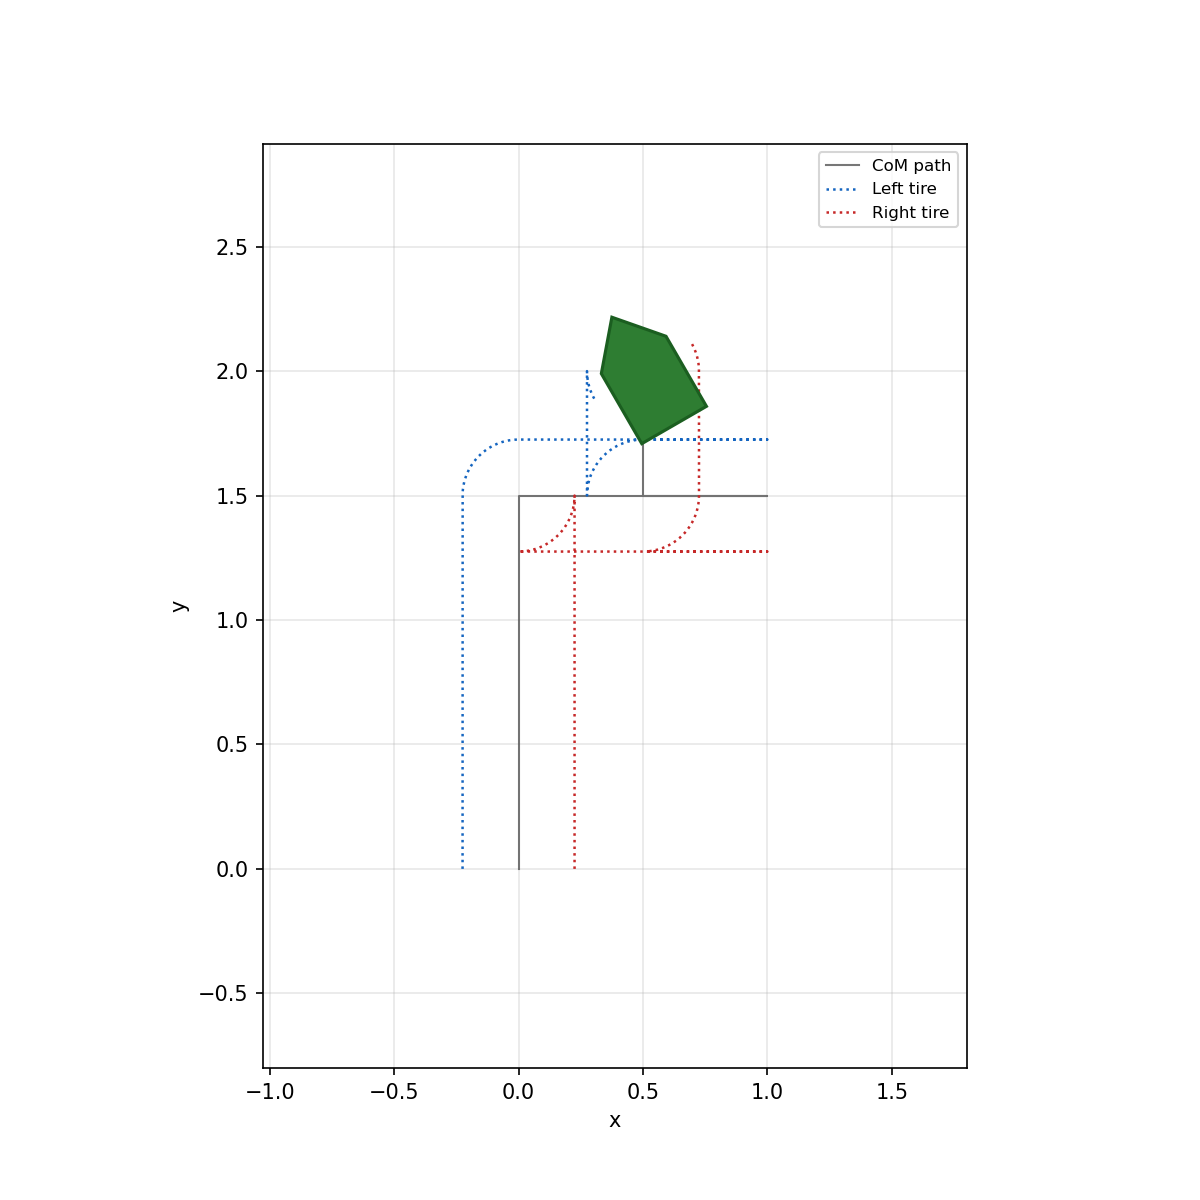

The Python source for this figure:
#!/usr/bin/env python3
"""Two-wheel (v, ω) model: forward, turn, backward, drive_to_pose with dotted tire traces."""

from __future__ import annotations

import math
import os #prpvides tools for writing to the file system

#Library for ploting the graph
import matplotlib.pyplot as plt

import AuroraMR as amr

os.environ.setdefault("MPLBACKEND", "Agg")

p0 = amr.pose(0.0, 0.0, 0.0) #Defines the starting point (X=0, Y=0, facing north (CCW) )
params = amr.TwoWheelParams(track_width=0.45, max_linear_speed=1.2, max_angular_speed=1.5) #Sets some key parameters like the distance between the two wheels, top speed going forward, top spinning speed
session = amr.MotionSession.create(p0, amr.KinematicsModel.TWO_WHEEL, dt=0.015, unicycle=params) #initialise the simulation using the two-wheel model

#The entire motion command
session.forward(1.5, 0.6)
session.turn_right(math.pi / 2, 1.0)
session.forward(1.0, 0.6)
session.backward(0.5, 0.4)
goal = amr.pose(0.5, 2.0, math.pi / 6) #This defines the specific target
session.drive_to_pose(goal, linear_speed=0.7, angular_speed=1.2, position_tol=0.08, angle_tol=0.08) # This line tell it to drive to the goal pose specified above

# This remaining blocks are for the visualisation
fig, ax = plt.subplots(figsize=(8, 8)) # size of the plot 8 by 8

#plots the robot movement history
amr.plot_motion(session, ax=ax, show=False)
fig.savefig(os.path.join(os.path.dirname(__file__), "motion_two_wheel_demo.png"), dpi=150) # it saves the plot to "motion_two_wheel_demo.png"
print("Saved motion_two_wheel_demo.png, final pose:", session.pose) # output message in the terminal
